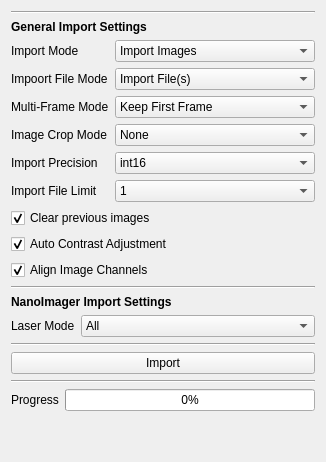
  <widget class="QWidget" name="import_tab">
   <attribute name="title">
    <string>Import</string>
   </attribute>
   <layout class="QVBoxLayout" name="verticalLayout">
    <item>
     <widget class="Line" name="line_11">
      <property name="orientation">
       <enum>Qt::Horizontal</enum>
      </property>
     </widget>
    </item>
    <item>
     <widget class="QLabel" name="label_37">
      <property name="font">
       <font>
        <weight>75</weight>
        <bold>true</bold>
       </font>
      </property>
      <property name="text">
       <string>General Import Settings</string>
      </property>
     </widget>
    </item>
    <item>
     <layout class="QFormLayout" name="formLayout_8">
      <item row="1" column="0">
       <widget class="QLabel" name="label_27">
        <property name="text">
         <string>Import Mode</string>
        </property>
       </widget>
      </item>
      <item row="1" column="1">
       <widget class="QComboBox" name="import_mode">
        <item>
         <property name="text">
          <string>Import Images</string>
         </property>
        </item>
        <item>
         <property name="text">
          <string>Import NanoImager Data</string>
         </property>
        </item>
        <item>
         <property name="text">
          <string>Import Masks</string>
         </property>
        </item>
        <item>
         <property name="text">
          <string>Import Cellpose .npy file(s)</string>
         </property>
        </item>
        <item>
         <property name="text">
          <string>Import Oufti .mat file(s)</string>
         </property>
        </item>
        <item>
         <property name="text">
          <string>Import JSON .txt file(s)</string>
         </property>
        </item>
        <item>
         <property name="text">
          <string>Import ImageJ files(s)</string>
         </property>
        </item>
        <item>
         <property name="text">
          <string>Import Images + Masks Dataset</string>
         </property>
        </item>
        <item>
         <property name="text">
          <string>Import AKSEG Dataset</string>
         </property>
        </item>
       </widget>
      </item>
      <item row="2" column="0">
       <widget class="QLabel" name="label_51">
        <property name="text">
         <string>Impoort File Mode</string>
        </property>
       </widget>
      </item>
      <item row="2" column="1">
       <widget class="QComboBox" name="import_filemode">
        <item>
         <property name="text">
          <string>Import File(s)</string>
         </property>
        </item>
        <item>
         <property name="text">
          <string>Import Directory</string>
         </property>
        </item>
       </widget>
      </item>
      <item row="6" column="0">
       <widget class="QLabel" name="import_limit_2">
        <property name="text">
         <string>Import File Limit</string>
        </property>
       </widget>
      </item>
      <item row="6" column="1">
       <widget class="QComboBox" name="import_limit">
        <item>
         <property name="text">
          <string>1</string>
         </property>
        </item>
        <item>
         <property name="text">
          <string>5</string>
         </property>
        </item>
        <item>
         <property name="text">
          <string>10</string>
         </property>
        </item>
        <item>
         <property name="text">
          <string>20</string>
         </property>
        </item>
        <item>
         <property name="text">
          <string>50</string>
         </property>
        </item>
        <item>
         <property name="text">
          <string>100</string>
         </property>
        </item>
        <item>
         <property name="text">
          <string>None</string>
         </property>
        </item>
       </widget>
      </item>
      <item row="5" column="1">
       <widget class="QComboBox" name="import_precision">
        <property name="currentIndex">
         <number>1</number>
        </property>
        <item>
         <property name="text">
          <string>int8</string>
         </property>
        </item>
        <item>
         <property name="text">
          <string>int16</string>
         </property>
        </item>
        <item>
         <property name="text">
          <string>int32</string>
         </property>
        </item>
        <item>
         <property name="text">
          <string>native</string>
         </property>
        </item>
       </widget>
      </item>
      <item row="5" column="0">
       <widget class="QLabel" name="label_21">
        <property name="text">
         <string>Import Precision</string>
        </property>
       </widget>
      </item>
      <item row="3" column="1">
       <widget class="QComboBox" name="import_multiframe_mode">
        <item>
         <property name="text">
          <string>Keep First Frame</string>
         </property>
        </item>
        <item>
         <property name="text">
          <string>Keep Brightest Frame</string>
         </property>
        </item>
        <item>
         <property name="text">
          <string>Average Frames</string>
         </property>
        </item>
       </widget>
      </item>
      <item row="3" column="0">
       <widget class="QLabel" name="label_30">
        <property name="text">
         <string>Multi-Frame Mode</string>
        </property>
       </widget>
      </item>
      <item row="4" column="1">
       <widget class="QComboBox" name="import_crop_mode">
        <item>
         <property name="text">
          <string>None</string>
         </property>
        </item>
        <item>
         <property name="text">
          <string>Crop Left Half</string>
         </property>
        </item>
        <item>
         <property name="text">
          <string>Crop Right Half</string>
         </property>
        </item>
        <item>
         <property name="text">
          <string>Crop Brightest Half</string>
         </property>
        </item>
       </widget>
      </item>
      <item row="4" column="0">
       <widget class="QLabel" name="label_22">
        <property name="text">
         <string>Image Crop Mode</string>
        </property>
       </widget>
      </item>
     </layout>
    </item>
    <item>
     <widget class="QCheckBox" name="import_clear_previous">
      <property name="text">
       <string>Clear previous images</string>
      </property>
      <property name="checked">
       <bool>true</bool>
      </property>
     </widget>
    </item>
    <item>
     <widget class="QCheckBox" name="import_auto_contrast">
      <property name="text">
       <string>Auto Contrast Adjustment</string>
      </property>
      <property name="checked">
       <bool>true</bool>
      </property>
     </widget>
    </item>
    <item>
     <widget class="QCheckBox" name="import_align">
      <property name="text">
       <string>Align Image Channels</string>
      </property>
      <property name="checked">
       <bool>true</bool>
      </property>
     </widget>
    </item>
    <item>
     <widget class="Line" name="line_9">
      <property name="orientation">
       <enum>Qt::Horizontal</enum>
      </property>
     </widget>
    </item>
    <item>
     <widget class="QLabel" name="label_25">
      <property name="font">
       <font>
        <weight>75</weight>
        <bold>true</bold>
       </font>
      </property>
      <property name="text">
       <string>NanoImager Import Settings</string>
      </property>
     </widget>
    </item>
    <item>
     <layout class="QFormLayout" name="formLayout_7">
      <property name="sizeConstraint">
       <enum>QLayout::SetMinimumSize</enum>
      </property>
      <item row="2" column="0">
       <widget class="QLabel" name="label_29">
        <property name="text">
         <string>Laser Mode</string>
        </property>
       </widget>
      </item>
      <item row="2" column="1">
       <widget class="QComboBox" name="nim_laser_mode">
        <property name="currentIndex">
         <number>0</number>
        </property>
        <item>
         <property name="text">
          <string>All</string>
         </property>
        </item>
        <item>
         <property name="text">
          <string>640</string>
         </property>
        </item>
        <item>
         <property name="text">
          <string>532</string>
         </property>
        </item>
        <item>
         <property name="text">
          <string>473</string>
         </property>
        </item>
        <item>
         <property name="text">
          <string>405</string>
         </property>
        </item>
        <item>
         <property name="text">
          <string>BF</string>
         </property>
        </item>
       </widget>
      </item>
     </layout>
    </item>
    <item>
     <widget class="Line" name="line_7">
      <property name="orientation">
       <enum>Qt::Horizontal</enum>
      </property>
     </widget>
    </item>
    <item>
     <widget class="QPushButton" name="import_import">
      <property name="text">
       <string>Import</string>
      </property>
     </widget>
    </item>
    <item>
     <widget class="Line" name="line_8">
      <property name="orientation">
       <enum>Qt::Horizontal</enum>
      </property>
     </widget>
    </item>
    <item>
     <layout class="QFormLayout" name="formLayout_14">
      <item row="0" column="0">
       <widget class="QLabel" name="label_36">
        <property name="text">
         <string>Progress</string>
        </property>
       </widget>
      </item>
      <item row="0" column="1">
       <widget class="QProgressBar" name="import_progressbar">
        <property name="value">
         <number>0</number>
        </property>
       </widget>
      </item>
     </layout>
    </item>
    <item>
     <spacer name="verticalSpacer">
      <property name="orientation">
       <enum>Qt::Vertical</enum>
      </property>
      <property name="sizeHint" stdset="0">
       <size>
        <width>20</width>
        <height>40</height>
       </size>
      </property>
     </spacer>
    </item>
   </layout>
  </widget>
